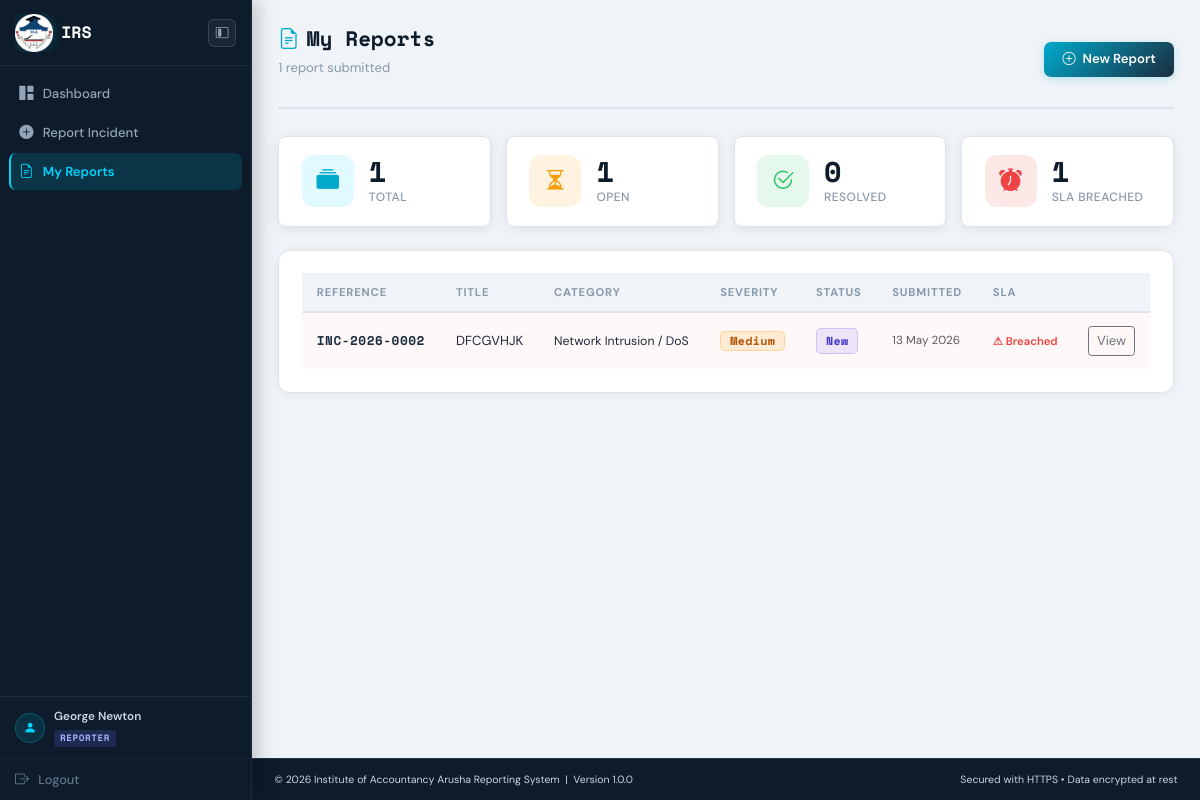
The app's page /public/incidents/my-reports.php (signed in) with its own data.
### tables this page shows
CREATE TABLE `incidents` (
  `id` int(10) UNSIGNED NOT NULL,
  `reference` varchar(20) NOT NULL,
  `reporter_id` int(10) UNSIGNED NOT NULL,
  `category_id` int(10) UNSIGNED NOT NULL,
  `severity` enum('Low','Medium','High','Critical') NOT NULL,
  `status` enum('New','Acknowledged','In Progress','Resolved','Closed') NOT NULL DEFAULT 'New',
  `title` varchar(255) NOT NULL,
  `description` text NOT NULL,
  `affected_system` varchar(200) DEFAULT NULL,
  `is_ongoing` tinyint(1) NOT NULL DEFAULT 0,
  `incident_time` datetime NOT NULL,
  `assigned_to` int(10) UNSIGNED DEFAULT NULL,
  `sla_deadline` datetime DEFAULT NULL,
  `resolved_at` datetime DEFAULT NULL,
  `closed_at` datetime DEFAULT NULL,
  `created_at` datetime NOT NULL DEFAULT current_timestamp(),
  `updated_at` datetime NOT NULL DEFAULT current_timestamp() ON UPDATE current_timestamp()
);

CREATE TABLE `categories` (
  `id` int(10) UNSIGNED NOT NULL,
  `name` varchar(100) NOT NULL,
  `description` text DEFAULT NULL,
  `is_active` tinyint(1) NOT NULL DEFAULT 1,
  `created_at` datetime NOT NULL DEFAULT current_timestamp()
);

### includes/functions.php (called while the page is built, shortened)
<?php
function e(?string $str): string
{
    return htmlspecialchars((string)$str, ENT_QUOTES | ENT_SUBSTITUTE, 'UTF-8');
}
function severity_class(string $severity): string
{
    return match ($severity) {
        'Low'      => 'badge-low',
        'Medium'   => 'badge-medium',
        'High'     => 'badge-high',
        'Critical' => 'badge-critical',
        default    => 'badge-low',
    };
}
function status_class(string $status): string
{
    return match ($status) {
        'New'         => 'status-new',
        'Acknowledged'=> 'status-ack',
        'In Progress' => 'status-progress',
        'Resolved'    => 'status-resolved',
        'Closed'      => 'status-closed',
        default       => 'status-new',
    };
}

### public/incidents/my-reports.php (the view, shortened to what this page needs)
<?php
require_once __DIR__ . '/../../includes/functions.php';
$pdo  = db();
$uid  = (int) current_user()['id'];
$perPage = 20;
$page    = max(1, (int) ($_GET['page'] ?? 1));
$offset  = ($page - 1) * $perPage;
$summaryStmt = $pdo->prepare("
    SELECT
        COUNT(*)                                                              AS total,
        SUM(CASE WHEN status NOT IN ('Resolved','Closed') THEN 1 ELSE 0 END) AS open,
        SUM(CASE WHEN status IN     ('Resolved','Closed') THEN 1 ELSE 0 END) AS resolved,
        SUM(CASE WHEN sla_deadline < NOW()
                  AND status NOT IN ('Resolved','Closed') THEN 1 ELSE 0 END) AS breached
    FROM incidents
    WHERE reporter_id = ?
");
$summaryStmt->execute([$uid]);
$summary = $summaryStmt->fetch(PDO::FETCH_ASSOC);
$summary = array_map('intval', $summary);
$total = $summary['total'];
$stmt = $pdo->prepare("
    SELECT i.*, c.name AS category_name
    FROM   incidents i
    JOIN   categories c ON c.id = i.category_id
    WHERE  i.reporter_id = ?
    ORDER  BY i.created_at DESC
    LIMIT  $perPage OFFSET $offset
");
$stmt->execute([$uid]);
$rows = $stmt->fetchAll(PDO::FETCH_ASSOC);
include __DIR__ . '/../../includes/header.php';
?>
<div class="page-header">
    <div>
        <h1 class="page-title">
            <i class="bi bi-file-earmark-text me-2 text-cyan"></i>My Reports
        </h1>
        <p class="page-subtitle">
            <?= $total ?> report<?= $total !== 1 ? 's' : '' ?> submitted
        </p>
    </div>
    <a href="<?= APP_URL ?>/public/incidents/report.php"
       class="btn btn-dark btn-cirms btn-primary-cirms">
        <i class="bi bi-plus-circle me-1"></i> New Report
    </a>
</div>
<?php if ($total > 0): ?>
<div class="row g-3 mb-4">
    <div class="col-6 col-md-3">
        <div class="stat-card stat-enter" style="animation-delay:0s">
            <div class="stat-icon cyan"><i class="bi bi-collection-fill"></i></div>
            <div>
                <div class="stat-value"><?= $summary['total'] ?></div>
                <div class="stat-label">Total</div>
            </div>
        </div>
    </div>
    <div class="col-6 col-md-3">
        <div class="stat-card stat-enter" style="animation-delay:.07s">
            <div class="stat-icon amber"><i class="bi bi-hourglass-split"></i></div>
            <div>
                <div class="stat-value"><?= $summary['open'] ?></div>
                <div class="stat-label">Open</div>
            </div>
        </div>
    </div>
    <div class="col-6 col-md-3">
        <div class="stat-card stat-enter" style="animation-delay:.14s">
            <div class="stat-icon green"><i class="bi bi-check2-circle"></i></div>
            <div>
                <div class="stat-value"><?= $summary['resolved'] ?></div>
                <div class="stat-label">Resolved</div>
            </div>
        </div>
    </div>
    <div class="col-6 col-md-3">
        <div class="stat-card stat-enter <?= $summary['breached'] > 0 ? 'stat-card-critical' : '' ?>"
             style="animation-delay:.21s">
            <div class="stat-icon red"><i class="bi bi-alarm-fill"></i></div>
            <div>
                <div class="stat-value"><?= $summary['breached'] ?></div>
                <div class="stat-label">SLA Breached</div>
            </div>
        </div>
    </div>
</div>
<?php endif; ?>
<div class="cirms-card">
    <?php if (empty($rows)): ?>
    <div class="text-center py-5 text-muted">
        <i class="bi bi-inbox" style="font-size:2.5rem;display:block;margin-bottom:.75rem;opacity:.4;"></i>
        <p class="mb-0">You have not submitted any incident reports yet.</p>
        <a href="<?= APP_URL ?>/public/incidents/report.php" class="btn btn-dark btn-sm mt-3">
            <i class="bi bi-plus-circle me-1"></i> Submit your first report
        </a>
    </div>
    <?php else: ?>
    <div class="table-responsive">
        <table class="cirms-table">
            <thead>
                <tr>
                    <th>Reference</th>
                    <th>Title</th>
                    <th>Category</th>
                    <th>Severity</th>
                    <th>Status</th>
                    <th>Submitted</th>
                    <th>SLA</th>
                    <th></th>
                </tr>
            </thead>
            <tbody>
            <?php foreach ($rows as $inc):
                $isClosed = in_array($inc['status'], ['Resolved', 'Closed'], true);
                $deadline = $inc['sla_deadline'] ? strtotime($inc['sla_deadline']) : 0;
                $now      = time();
                $breached = !$isClosed && $deadline && $deadline < $now;
                $warning  = !$isClosed && $deadline && ($deadline - $now) < 3600 && !$breached;
            ?>
            <tr class="<?= $breached ? 'row-sla-breach' : '' ?>">
                <td><span class="ref-number"><?= e($inc['reference']) ?></span></td>
                <td style="max-width:200px;">
                    <span class="d-block text-truncate" title="<?= e($inc['title']) ?>">
                        <?= e($inc['title']) ?>
                    </span>
                </td>
                <td style="font-size:.82rem;"><?= e($inc['category_name']) ?></td>
                <td>
                    <span class="badge <?= severity_class($inc['severity']) ?>">
                        <?= e($inc['severity']) ?>
                    </span>
                </td>
                <td>
                    <span class="status-badge <?= status_class($inc['status']) ?>">
                        <?= e($inc['status']) ?>
                    </span>
                </td>
                <td class="text-muted" style="font-size:.78rem;white-space:nowrap;">
                    <?= date('d M Y', strtotime($inc['created_at'])) ?>
                </td>
                <td style="font-size:.75rem;font-weight:600;">
                    <?php if ($isClosed): ?>
                        <span style="color:#16a34a;">✓ Met</span>
                    <?php elseif ($breached): ?>
                        <span style="color:#ef4444;">⚠ Breached</span>
                    <?php elseif ($warning): ?>
                        <span style="color:#f59e0b;">⚡ &lt;1h left</span>
                    <?php else: ?>
                        <span style="color:#94a3b8;">OK</span>
                    <?php endif; ?>
                </td>
                <td>
                    <a href="<?= APP_URL ?>/public/incidents/view.php?ref=<?= e($inc['reference']) ?>"
                       class="btn btn-sm btn-outline-secondary">View</a>
                </td>
            </tr>
            <?php endforeach; ?>
            </tbody>
        </table>
    </div>
    <?php endif; ?>
</div>
<?php include __DIR__ . '/../../includes/footer.php'; ?>

### public/css/cirms.css (style rules this page uses)
:root { --navy: #0d1b2a; --navy-mid: #1b2d3f; --navy-soft: #233447; --cyan: #00d4ff; --cyan-dim: #00aacc; --white: #f8fafc; --muted: #8899aa; --border: #dde3ea; --bg: #f0f4f8; --card-bg: #ffffff; --low: #22c55e; --medium: #f59e0b; --high: #f97316; --critical: #ef4444; --status-new: #6366f1; --status-ack: #0ea5e9; --status-progress: #f59e0b; --status-resolved: #22c55e; --status-closed: #94a3b8; --radius: 8px; --shadow: 0 2px 12px rgba(0,0,0,.08); --shadow-lg: 0 8px 32px rgba(0,0,0,.13); font-size: 15px; }
*, *::before, *::after { box-sizing: border-box; margin: 0; padding: 0; }
body { font-family: 'DM Sans', sans-serif; background: var(--bg); color: #1e293b; min-height: 100vh; display: flex; flex-direction: column; }
.page-header { display: flex; align-items: center; justify-content: space-between; margin-bottom: 1.75rem; padding-bottom: 1rem; border-bottom: 2px solid var(--border); gap: 1rem; }
.page-title { font-family: 'Space Mono', monospace; font-size: 1.4rem; font-weight: 700; color: var(--navy); line-height: 1.2; }
.page-subtitle { font-size: .875rem; color: var(--muted); margin-top: .2rem; line-height: 1.4; }
.cirms-card { background: var(--card-bg); border-radius: 12px; border: 1px solid var(--border); box-shadow: 0 1px 8px rgba(0,0,0,.06); padding: 1.5rem; margin-bottom: 1.25rem; transition: box-shadow .2s; }
.stat-card { background: var(--card-bg); border-radius: var(--radius); border: 1px solid var(--border); box-shadow: var(--shadow); padding: 1.25rem 1.5rem; display: flex; align-items: center; gap: 1rem; transition: box-shadow .2s, transform .2s; }
.stat-icon { width: 52px; height: 52px; border-radius: 12px; display: flex; align-items: center; justify-content: center; font-size: 1.5rem; flex-shrink: 0; }
.stat-icon.cyan { background: rgba(0,212,255,.12); color: var(--cyan-dim); }
.stat-icon.red { background: rgba(239,68,68,.12); color: var(--critical); }
.stat-icon.amber { background: rgba(245,158,11,.12);color: var(--medium); }
.stat-icon.green { background: rgba(34,197,94,.12); color: var(--low); }
.stat-value { font-family: 'Space Mono', monospace; font-size: 1.9rem; font-weight: 700; line-height: 1; color: var(--navy); }
.stat-label { font-size: .8rem; color: var(--muted); font-weight: 500; margin-top: .2rem; text-transform: uppercase; letter-spacing: .04em; }
.badge-medium { background: rgba(245,158,11,.15); color: #b45309; border: 1px solid rgba(245,158,11,.3); }
.status-new { background: rgba(99,102,241,.12); color: #4338ca; border: 1px solid rgba(99,102,241,.25); }
.badge, .status-badge { display: inline-flex; align-items: center; gap: .3rem; padding: .22rem .6rem; border-radius: 5px; font-size: .78rem; font-weight: 700; font-family: 'Space Mono', monospace; letter-spacing: .03em; white-space: nowrap; }
.cirms-table { width: 100%; border-collapse: separate; border-spacing: 0; }
.cirms-table th { background: var(--bg); color: var(--muted); font-size: .75rem; font-weight: 700; text-transform: uppercase; letter-spacing: .07em; padding: .7rem 1rem; border-bottom: 2px solid var(--border); }
.cirms-table td { padding: .9rem 1rem; border-bottom: 1px solid var(--border); vertical-align: middle; font-size: .875rem; }
.cirms-table tbody tr { transition: background .12s; }
.cirms-table tbody tr:last-child td { border-bottom: none; }
.btn-cirms { font-family: 'DM Sans', sans-serif; font-weight: 600; font-size: .875rem; padding: .5rem 1.2rem; border-radius: 7px; border: none; cursor: pointer; transition: background .15s, transform .1s, box-shadow .15s; }
.btn-primary-cirms { background: linear-gradient(135deg, var(--cyan-dim), var(--navy-mid)); color: #fff; box-shadow: 0 2px 8px rgba(0,170,204,.25); }
.ref-number { font-family: 'Space Mono', monospace; font-size: .85rem; color: var(--navy-mid); font-weight: 700; letter-spacing: .04em; }
.text-cyan { color: var(--cyan-dim); }
.stat-enter { animation: statCardEnter .45s cubic-bezier(.22,1,.36,1) both; }
.stat-card-critical { animation: statCardEnter .45s cubic-bezier(.22,1,.36,1) .21s both, criticalPulse 2.8s ease-in-out 1s infinite; }
.row-sla-breach { background: #fff8f8 !important; }

### includes/header.php (style rules this page uses)
:root { --sb-w: 252px; --sb-w-min: 58px; }

### records on screen
incidents: reference "INC-2026-0002", title "DFCGVHJK", category.name "Network Intrusion / DoS", severity "Medium", status "New", created_at "13 May 2026", shows "⚠ Breached"

### other values on screen
$user['name'] "George Newton"
$role "REPORTER"
$total "1"
$summary['total'] "1"
$summary['open'] "1"
$summary['resolved'] "0"
$summary['breached'] "1"
APP_FULL_NAME "Institute of Accountancy Arusha Reporting System"
APP_VERSION "1.0.0"
